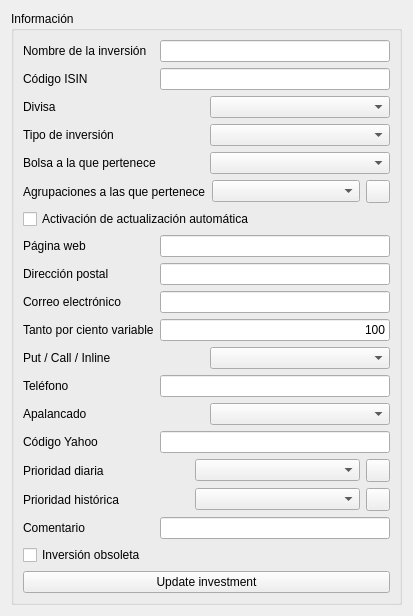
       <widget class="QWidget" name="tabInformacion">
        <attribute name="title">
         <string>Investment information</string>
        </attribute>
        <layout class="QHBoxLayout" name="horizontalLayout_39">
         <item>
          <layout class="QVBoxLayout" name="verticalLayout_5">
           <item>
            <widget class="QGroupBox" name="groupBox_7">
             <property name="title">
              <string>Información</string>
             </property>
             <layout class="QHBoxLayout" name="horizontalLayout_26">
              <item>
               <layout class="QVBoxLayout" name="verticalLayout_2">
                <item>
                 <layout class="QHBoxLayout" name="horizontalLayout_10">
                  <item>
                   <widget class="QLabel" name="label">
                    <property name="text">
                     <string>Nombre de la inversión</string>
                    </property>
                   </widget>
                  </item>
                  <item>
                   <widget class="QLineEdit" name="txtName">
                    <property name="sizePolicy">
                     <sizepolicy hsizetype="Minimum" vsizetype="Fixed">
                      <horstretch>0</horstretch>
                      <verstretch>0</verstretch>
                     </sizepolicy>
                    </property>
                    <property name="minimumSize">
                     <size>
                      <width>230</width>
                      <height>0</height>
                     </size>
                    </property>
                    <property name="alignment">
                     <set>Qt::AlignRight|Qt::AlignTrailing|Qt::AlignVCenter</set>
                    </property>
                   </widget>
                  </item>
                 </layout>
                </item>
                <item>
                 <layout class="QHBoxLayout" name="horizontalLayout_21">
                  <item>
                   <widget class="QLabel" name="label_10">
                    <property name="text">
                     <string>Código ISIN</string>
                    </property>
                   </widget>
                  </item>
                  <item>
                   <widget class="QLineEdit" name="txtISIN">
                    <property name="sizePolicy">
                     <sizepolicy hsizetype="Minimum" vsizetype="Fixed">
                      <horstretch>0</horstretch>
                      <verstretch>0</verstretch>
                     </sizepolicy>
                    </property>
                    <property name="minimumSize">
                     <size>
                      <width>230</width>
                      <height>0</height>
                     </size>
                    </property>
                    <property name="alignment">
                     <set>Qt::AlignRight|Qt::AlignTrailing|Qt::AlignVCenter</set>
                    </property>
                   </widget>
                  </item>
                 </layout>
                </item>
                <item>
                 <layout class="QHBoxLayout" name="horizontalLayout_15">
                  <item>
                   <widget class="QLabel" name="label_9">
                    <property name="text">
                     <string>Divisa</string>
                    </property>
                   </widget>
                  </item>
                  <item>
                   <widget class="QComboBox" name="cmbCurrency"/>
                  </item>
                 </layout>
                </item>
                <item>
                 <layout class="QHBoxLayout" name="horizontalLayout_23">
                  <item>
                   <widget class="QLabel" name="label_12">
                    <property name="text">
                     <string>Tipo de inversión</string>
                    </property>
                   </widget>
                  </item>
                  <item>
                   <widget class="QComboBox" name="cmbTipo"/>
                  </item>
                 </layout>
                </item>
                <item>
                 <layout class="QHBoxLayout" name="horizontalLayout_30">
                  <item>
                   <widget class="QLabel" name="label_16">
                    <property name="text">
                     <string>Bolsa a la que pertenece</string>
                    </property>
                   </widget>
                  </item>
                  <item>
                   <widget class="QComboBox" name="cmbBolsa"/>
                  </item>
                 </layout>
                </item>
                <item>
                 <layout class="QHBoxLayout" name="horizontalLayout_24">
                  <item>
                   <widget class="QLabel" name="label_13">
                    <property name="text">
                     <string>Agrupaciones a las que pertenece</string>
                    </property>
                   </widget>
                  </item>
                  <item>
                   <widget class="QComboBox" name="cmbAgrupations"/>
                  </item>
                  <item>
                   <widget class="QToolButton" name="cmdAgrupations">
                    <property name="icon">
                     <iconset resource="../images/xulpymoney.qrc">
                      <normaloff>:/xulpymoney/search.png</normaloff>:/xulpymoney/search.png</iconset>
                    </property>
                   </widget>
                  </item>
                 </layout>
                </item>
                <item>
                 <layout class="QHBoxLayout" name="horizontalLayout_25">
                  <item>
                   <widget class="QCheckBox" name="chkActive">
                    <property name="text">
                     <string>Activación de actualización automática</string>
                    </property>
                   </widget>
                  </item>
                 </layout>
                </item>
                <item>
                 <layout class="QHBoxLayout" name="horizontalLayout_14">
                  <item>
                   <widget class="QLabel" name="label_3">
                    <property name="text">
                     <string>Página web</string>
                    </property>
                   </widget>
                  </item>
                  <item>
                   <widget class="QLineEdit" name="txtWeb">
                    <property name="sizePolicy">
                     <sizepolicy hsizetype="Minimum" vsizetype="Fixed">
                      <horstretch>0</horstretch>
                      <verstretch>0</verstretch>
                     </sizepolicy>
                    </property>
                    <property name="minimumSize">
                     <size>
                      <width>230</width>
                      <height>0</height>
                     </size>
                    </property>
                    <property name="alignment">
                     <set>Qt::AlignRight|Qt::AlignTrailing|Qt::AlignVCenter</set>
                    </property>
                   </widget>
                  </item>
                 </layout>
                </item>
                <item>
                 <layout class="QHBoxLayout" name="horizontalLayout_17">
                  <item>
                   <widget class="QLabel" name="label_4">
                    <property name="text">
                     <string>Dirección postal</string>
                    </property>
                   </widget>
                  </item>
                  <item>
                   <widget class="QLineEdit" name="txtAddress">
                    <property name="sizePolicy">
                     <sizepolicy hsizetype="Minimum" vsizetype="Fixed">
                      <horstretch>0</horstretch>
                      <verstretch>0</verstretch>
                     </sizepolicy>
                    </property>
                    <property name="minimumSize">
                     <size>
                      <width>230</width>
                      <height>0</height>
                     </size>
                    </property>
                    <property name="alignment">
                     <set>Qt::AlignRight|Qt::AlignTrailing|Qt::AlignVCenter</set>
                    </property>
                   </widget>
                  </item>
                 </layout>
                </item>
                <item>
                 <layout class="QHBoxLayout" name="horizontalLayout_27">
                  <item>
                   <widget class="QLabel" name="lblMail">
                    <property name="text">
                     <string>Correo electrónico</string>
                    </property>
                   </widget>
                  </item>
                  <item>
                   <widget class="QLineEdit" name="txtMail">
                    <property name="sizePolicy">
                     <sizepolicy hsizetype="Minimum" vsizetype="Fixed">
                      <horstretch>0</horstretch>
                      <verstretch>0</verstretch>
                     </sizepolicy>
                    </property>
                    <property name="minimumSize">
                     <size>
                      <width>230</width>
                      <height>0</height>
                     </size>
                    </property>
                    <property name="alignment">
                     <set>Qt::AlignRight|Qt::AlignTrailing|Qt::AlignVCenter</set>
                    </property>
                   </widget>
                  </item>
                 </layout>
                </item>
                <item>
                 <layout class="QHBoxLayout" name="horizontalLayout_28">
                  <item>
                   <widget class="QLabel" name="label_14">
                    <property name="text">
                     <string>Tanto por ciento variable</string>
                    </property>
                   </widget>
                  </item>
                  <item>
                   <widget class="QLineEdit" name="txtTPC">
                    <property name="sizePolicy">
                     <sizepolicy hsizetype="Minimum" vsizetype="Fixed">
                      <horstretch>0</horstretch>
                      <verstretch>0</verstretch>
                     </sizepolicy>
                    </property>
                    <property name="minimumSize">
                     <size>
                      <width>230</width>
                      <height>0</height>
                     </size>
                    </property>
                    <property name="text">
                     <string>100</string>
                    </property>
                    <property name="alignment">
                     <set>Qt::AlignRight|Qt::AlignTrailing|Qt::AlignVCenter</set>
                    </property>
                   </widget>
                  </item>
                 </layout>
                </item>
                <item>
                 <layout class="QHBoxLayout" name="horizontalLayout_38">
                  <item>
                   <widget class="QLabel" name="label_22">
                    <property name="text">
                     <string>Put / Call / Inline</string>
                    </property>
                   </widget>
                  </item>
                  <item>
                   <widget class="QComboBox" name="cmbPCI"/>
                  </item>
                 </layout>
                </item>
                <item>
                 <layout class="QHBoxLayout" name="horizontalLayout_18">
                  <item>
                   <widget class="QLabel" name="label_5">
                    <property name="text">
                     <string>Teléfono</string>
                    </property>
                   </widget>
                  </item>
                  <item>
                   <widget class="QLineEdit" name="txtPhone">
                    <property name="sizePolicy">
                     <sizepolicy hsizetype="Minimum" vsizetype="Fixed">
                      <horstretch>0</horstretch>
                      <verstretch>0</verstretch>
                     </sizepolicy>
                    </property>
                    <property name="minimumSize">
                     <size>
                      <width>230</width>
                      <height>0</height>
                     </size>
                    </property>
                    <property name="alignment">
                     <set>Qt::AlignRight|Qt::AlignTrailing|Qt::AlignVCenter</set>
                    </property>
                   </widget>
                  </item>
                 </layout>
                </item>
                <item>
                 <layout class="QHBoxLayout" name="horizontalLayout_29">
                  <item>
                   <widget class="QLabel" name="label_15">
                    <property name="text">
                     <string>Apalancado</string>
                    </property>
                   </widget>
                  </item>
                  <item>
                   <widget class="QComboBox" name="cmbApalancado"/>
                  </item>
                 </layout>
                </item>
                <item>
                 <layout class="QHBoxLayout" name="horizontalLayout_31">
                  <item>
                   <widget class="QLabel" name="label_8">
                    <property name="text">
                     <string>Código Yahoo</string>
                    </property>
                   </widget>
                  </item>
                  <item>
                   <widget class="QLineEdit" name="txtYahoo">
                    <property name="sizePolicy">
                     <sizepolicy hsizetype="Minimum" vsizetype="Fixed">
                      <horstretch>0</horstretch>
                      <verstretch>0</verstretch>
                     </sizepolicy>
                    </property>
                    <property name="minimumSize">
                     <size>
                      <width>230</width>
                      <height>0</height>
                     </size>
                    </property>
                    <property name="alignment">
                     <set>Qt::AlignRight|Qt::AlignTrailing|Qt::AlignVCenter</set>
                    </property>
                   </widget>
                  </item>
                 </layout>
                </item>
                <item>
                 <layout class="QHBoxLayout" name="horizontalLayout_32">
                  <item>
                   <widget class="QLabel" name="label_17">
                    <property name="text">
                     <string>Prioridad diaria</string>
                    </property>
                   </widget>
                  </item>
                  <item>
                   <widget class="QComboBox" name="cmbPriority"/>
                  </item>
                  <item>
                   <widget class="QToolButton" name="cmdPriority">
                    <property name="icon">
                     <iconset resource="../images/xulpymoney.qrc">
                      <normaloff>:/xulpymoney/search.png</normaloff>:/xulpymoney/search.png</iconset>
                    </property>
                   </widget>
                  </item>
                 </layout>
                </item>
                <item>
                 <layout class="QHBoxLayout" name="horizontalLayout_34">
                  <item>
                   <widget class="QLabel" name="label_19">
                    <property name="text">
                     <string>Prioridad histórica</string>
                    </property>
                   </widget>
                  </item>
                  <item>
                   <widget class="QComboBox" name="cmbPriorityHistorical"/>
                  </item>
                  <item>
                   <widget class="QToolButton" name="cmdPriorityHistorical">
                    <property name="icon">
                     <iconset resource="../images/xulpymoney.qrc">
                      <normaloff>:/xulpymoney/search.png</normaloff>:/xulpymoney/search.png</iconset>
                    </property>
                   </widget>
                  </item>
                 </layout>
                </item>
                <item>
                 <layout class="QHBoxLayout" name="horizontalLayout_36">
                  <item>
                   <widget class="QLabel" name="label_21">
                    <property name="text">
                     <string>Comentario</string>
                    </property>
                   </widget>
                  </item>
                  <item>
                   <widget class="QLineEdit" name="txtComentario">
                    <property name="sizePolicy">
                     <sizepolicy hsizetype="Minimum" vsizetype="Fixed">
                      <horstretch>0</horstretch>
                      <verstretch>0</verstretch>
                     </sizepolicy>
                    </property>
                    <property name="minimumSize">
                     <size>
                      <width>230</width>
                      <height>0</height>
                     </size>
                    </property>
                    <property name="alignment">
                     <set>Qt::AlignRight|Qt::AlignTrailing|Qt::AlignVCenter</set>
                    </property>
                   </widget>
                  </item>
                 </layout>
                </item>
                <item>
                 <layout class="QHBoxLayout" name="horizontalLayout_33">
                  <item>
                   <widget class="QCheckBox" name="chkObsolete">
                    <property name="text">
                     <string>Inversión obsoleta</string>
                    </property>
                   </widget>
                  </item>
                 </layout>
                </item>
                <item>
                 <widget class="QPushButton" name="cmdSave">
                  <property name="text">
                   <string>Update investment</string>
                  </property>
                  <property name="icon">
                   <iconset resource="../images/xulpymoney.qrc">
                    <normaloff>:/xulpymoney/save.png</normaloff>:/xulpymoney/save.png</iconset>
                  </property>
                 </widget>
                </item>
               </layout>
              </item>
             </layout>
            </widget>
           </item>
          </layout>
         </item>
        </layout>
       </widget>
